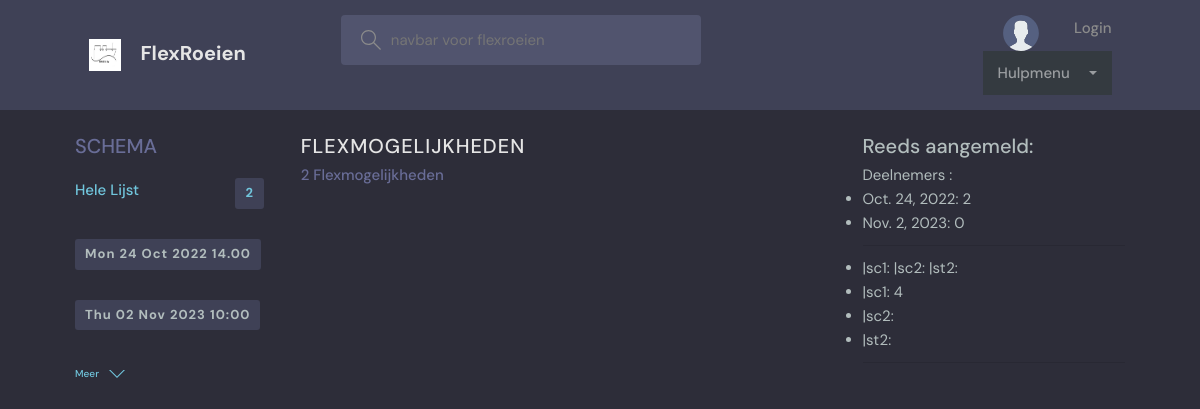
Before: / with the older database file.
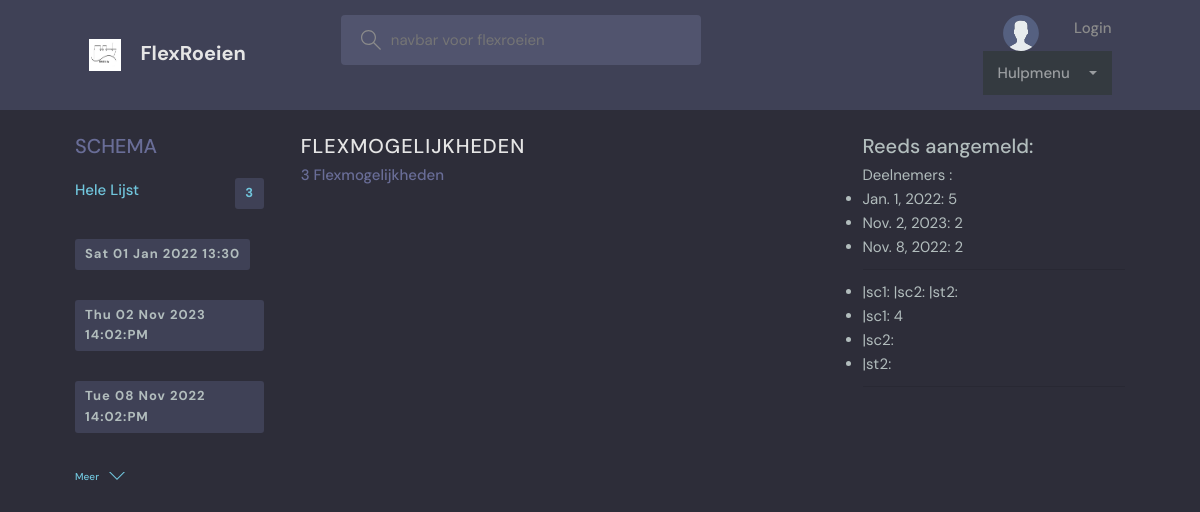
After: the same page with the newer database file.
### beatrix/models.py (models this page shows, shortened)
class Flexevent(models.Model):
    host = models.ForeignKey(User, on_delete=models.SET_NULL, null=True)
    id = models.AutoField(primary_key=True)
    topic = models.ForeignKey(Topic, on_delete=models.SET_NULL, null=True)
    event_text = models.CharField(max_length=200)
    name = models.CharField(max_length=200)
    description = models.TextField(null=True, blank=True) # database field (can Empty), form field (can Empty)
    pub_date = models.CharField(max_length=35)
    datum = models.DateField(auto_now=False)
    pub_time = models.CharField(max_length=35, default='10:00')
    lid = models.ManyToManyField(User, related_name='deelnemer', blank=True)
    created = models.DateTimeField(default=datetime.now, blank=True)

### beatrix/views.py (the view)
# urls.py: path('', erv_home, name='erv-home'),
def erv_home(request):
    q = request.GET.get('q') if request.GET.get('q') != None else ''
    tops=Flexevent.objects.values_list('topic', flat=True)
    topcs = Topic.objects.all() ##.filter(id__in=tops)
    room_messages = Bericht.objects.all() ##filter(Q(room__topic__name__icontains=q))
    year=int(date.today().strftime('%Y'))
    month = int(date.today().strftime('%m'))
    beginmonth = 1 #int(date.today().strftime('%m'))
    endmonth = month # int(date.today().strftime('%m'))
    monthend=[0,31,28,31,30,31,30,31,31,30,31,30,31] #jfmamjjasond
    einde=monthend[endmonth]
    start=date(year,beginmonth,1)
    end=date(year,month,einde)
    usr=request.user
    users=User.objects.all()
    aangemelden=Person.objects.all().filter(id__in=users)
    flexevents = Flexevent.objects.all().filter(
        Q(datum__range=[start, end]) &
        Q(topic__name__icontains = q) |
        Q(name__icontains = q) |
        Q(event_text__icontains = q) |
        Q(description__icontains = q)
        ) # search
    d=[]
    ll=[]
    sc1=[]
    sc2=[]
    sc3=[]
    for fl in flexevents:
        ll=fl.lid.all()
        ll | ll
    aangemeld=ll
    aangemeld=User.objects.all().filter(
    Q(id__in=aangemeld)
        )
    room_count = flexevents.count()
    rooster=Flexevent.objects.all().filter(created__range=[start, end])
    context = {
        'rooster':rooster,
        'events': flexevents[0:6],   #te saneren in 3 templates
        'rooms': flexevents[0:6],    #te saneren in 3 templates
        'deelnemers':aangemeld,    #alle deelnemers en hun skills
        'topics': topcs [0:6],
        'room_count': room_count, #te saneren in 3 templates
        'room_messages': room_messages, #te saneren in 3 templates
        'sc1':aangemelden,
        }
    if 'beatrix' in q:
        redirect('aanmelden')
        return render(request, 'beatrix/maand_list.html', context)
    return render(request, 'beatrix/erv-home.html', context)

### beatrix/templates/beatrix/erv-home.html (shortened to what this page needs)
{% extends 'erv-base.html' %} {% load static %} {% block content %}
{% include 'erv-navbar.html' %}
<main class="layout layout--3">
  <div class="container">
    {% include 'beatrix/erv-topics_component.html' %}
    <div class="roomList">
      <div class="roomList__header">
        <div>
          <h2>Flexmogelijkheden</h2>
          <p>{{room_count}} Flexmogelijkheden</p>
        </div>
      </div>
    </div>
    {% include 'beatrix/erv-activity_component.html' %}
  </div>
</main>
{% endblock %}

### beatrix/templates/beatrix/erv-topics_component.html
<div class="topics">
  <div class="topics__header">
    <h2>Schema</h2>
  </div>
  <ul class="topics__list">
    <li>
      <a href="{% url 'erv-home' %}" class="active"
        >Hele Lijst <span>{{room_count}}</span></a
      >
    {% for tt in events %}
    <li>
      <a href="{% url 'erv-home' %}?q={{tt.name}}"><span>{{tt.datum|date:"D d M Y"}} {{tt.pub_time}}  </span></a>
    </li>
    {% endfor %}
  </ul>
  <a class="btn btn--link" href="{% url 'erv-topics' %}">
    Meer
    <svg
      version="1.1"
      xmlns="http://www.w3.org/2000/svg"
      width="32"
      height="32"
      viewBox="0 0 32 32"
    >
      <title>chevron-down</title>
      <path d="M16 21l-13-13h-3l16 16 16-16h-3l-13 13z"></path>
    </svg>
  </a>
</div>

### beatrix/templates/beatrix/erv-activity_component.html (shortened to what this page needs)
<div class="activities">
  <div class="activities__header">
    <h2>Reeds aangemeld:</h2>
  </div>
  <div>
    Deelnemers :
    <ul>
      {% for room in events %}
      <li>
        {{room.datum}}:
        {{room.lid.count}}
      </li>
      {% endfor %}
    </ul>
    {% if sc1 %}
    <ul>
      <hr>
      <li>|sc1: {{sc1.pos1.count}} |sc2: {{sc2.count}}|st2: {{st2.count}} </li>
      <li>|sc1: {{sc1.count}}  </li>
      <li>|sc2: {{sc2.count}} </li>
      <li>|st2: {{st2.count}} </li>
      {% endif %}
    </ul>
    <ul>
      <hr>
    </ul>
  </div>
</div>

Changed rows visible on the page:
changed Flexevent: datum "Mon 24 Oct 2022" → "Sat 01 Jan 2022"; pub_time "14.00" → "13:30"; datum "Oct. 24, 2022" → "Jan. 1, 2022"; lid.count "2" → "5"
changed Flexevent "Nov. 2, 2023": pub_time "10:00" → "14:02:PM"; lid.count "0" → "2"
added Flexevent: datum "Tue 08 Nov 2022", pub_time "14:02:PM", datum "Nov. 8, 2022", lid.count "2"
Other visible differences:
{{ room_count }}: "2" → "3"
